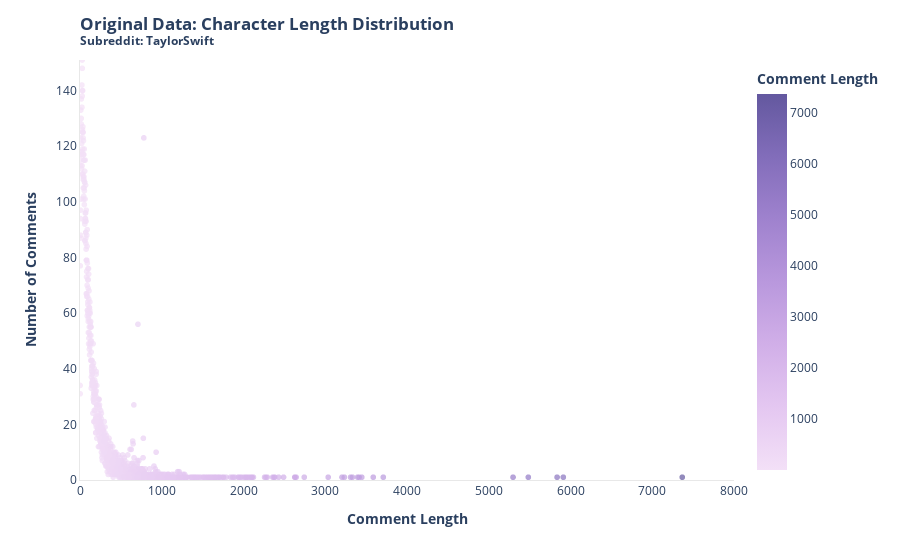

Write notebook code for a chart like this one.
### Code cell
fig = px.scatter(comment_count_df, x='length_body', y='comment_count', color='length_body', 
                labels={'length_body': '<b>Comment Length</b>', 'comment_count': '<b>Number of Comments</b>'},
                opacity=0.7, 
                color_continuous_scale='purp'
               )

fig.update_traces(marker=dict(size=40),
                  selector=dict(mode='markers+text'))

fig.update_layout(legend_title_text="Comment Length")
fig.update_xaxes(range=[0, 8000])
fig.update_yaxes(range=[0, comment_count_df['comment_count'].max()])

# Add a subtitle as a text annotation
fig.update_layout(
    title=go.layout.Title(
        text="<b>Original Data: Character Length Distribution</b> <br><sup><b>Subreddit: TaylorSwift</b></sup>",
        xref="paper",
        x=0
    )
    )
# Set the background color to white
fig.update_layout(plot_bgcolor='white')

# Add axis lines
fig.update_xaxes(showline=True, linewidth=1, linecolor='#E8E8E8')
fig.update_yaxes(showline=True, linewidth=1, linecolor='#E8E8E8')

# Save the plot as an HTML file
#fig.write_html("Users/cs2046/fall-2023-reddit-project-team-21/plots/comment_count.html")

fig.show()

### Figure 1 — Plotly figure (JSON) as saved in the notebook; plotly's stock layout.template omitted (floating-point values rounded to 4 significant figures; data arrays with more than 128 entries replaced by an {"elided": "..."} marker saying what was removed)
{"data": [{"hovertemplate": "<b>Comment Length</b>=%{marker.color}<br><b>Number of Comments</b>=%{y}<extra></extra>", "legendgroup": "", "marker": {"color": {"elided": "1022 int values"}, "coloraxis": "coloraxis", "opacity": 0.7, "symbol": "circle"}, "mode": "markers", "name": "", "showlegend": false, "type": "scattergl", "x": {"elided": "1022 int values"}, "xaxis": "x", "y": {"elided": "1022 int values"}, "yaxis": "y"}], "layout": {"autosize": true, "coloraxis": {"colorbar": {"title": {"text": "<b>Comment Length</b>"}}, "colorscale": [[0, "rgb(243, 224, 247)"], [0.1667, "rgb(228, 199, 241)"], [0.3333, "rgb(209, 175, 232)"], [0.5, "rgb(185, 152, 221)"], [0.6667, "rgb(159, 130, 206)"], [0.8333, "rgb(130, 109, 186)"], [1, "rgb(99, 88, 159)"]]}, "legend": {"title": {"text": "Comment Length"}, "tracegroupgap": 0}, "margin": {"t": 60}, "plot_bgcolor": "white", "title": {"text": "<b>Original Data: Character Length Distribution</b> <br><sup><b>Subreddit: TaylorSwift</b></sup>", "x": 0, "xref": "paper"}, "xaxis": {"anchor": "y", "domain": [0, 1], "linecolor": "#E8E8E8", "linewidth": 1, "range": [0, 8000], "showline": true, "title": {"text": "<b>Comment Length</b>"}, "type": "linear"}, "yaxis": {"anchor": "x", "domain": [0, 1], "linecolor": "#E8E8E8", "linewidth": 1, "range": [0, 151], "showline": true, "title": {"text": "<b>Number of Comments</b>"}, "type": "linear"}}}
